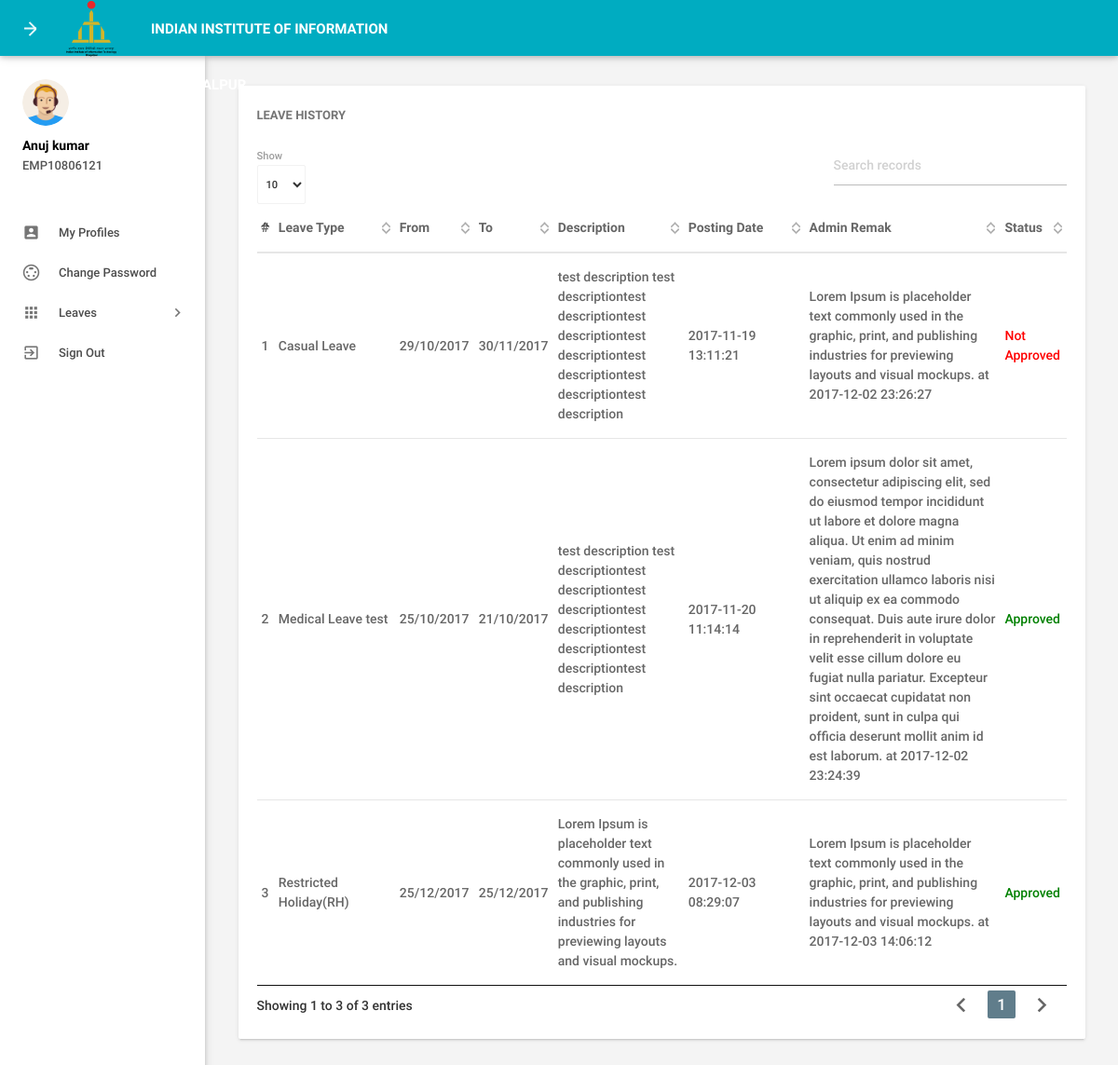
/leavehistory.php (signed in), run on the app's committed database.
### tables this page shows
CREATE TABLE IF NOT EXISTS `tblemployees` (
  `id` int(11) NOT NULL,
  `EmpId` varchar(100) NOT NULL,
  `FirstName` varchar(150) NOT NULL,
  `LastName` varchar(150) NOT NULL,
  `EmailId` varchar(200) NOT NULL,
  `Password` varchar(180) NOT NULL,
  `Gender` varchar(100) NOT NULL,
  `Dob` varchar(100) NOT NULL,
  `Department` varchar(255) NOT NULL,
  `Address` varchar(255) NOT NULL,
  `City` varchar(200) NOT NULL,
  `Country` varchar(150) NOT NULL,
  `Phonenumber` char(11) NOT NULL,
  `Status` int(1) NOT NULL,
  `RegDate` timestamp NOT NULL DEFAULT CURRENT_TIMESTAMP
);

CREATE TABLE IF NOT EXISTS `tblleaves` (
  `id` int(11) NOT NULL,
  `LeaveType` varchar(110) NOT NULL,
  `ToDate` varchar(120) NOT NULL,
  `FromDate` varchar(120) NOT NULL,
  `Description` mediumtext NOT NULL,
  `PostingDate` timestamp NOT NULL DEFAULT CURRENT_TIMESTAMP,
  `AdminRemark` mediumtext,
  `AdminRemarkDate` varchar(120) DEFAULT NULL,
  `Status` int(1) NOT NULL,
  `IsRead` int(1) NOT NULL,
  `empid` int(11) DEFAULT NULL
);

### leavehistory.php (the view, shortened to what this page needs)
<?php
include('includes/config.php');
if(strlen($_SESSION['emplogin'])==0)
    {
header('location:index.php');
}
else{
 ?>
<!DOCTYPE html>
<html lang="en">
    <head>
        <link type="text/css" rel="stylesheet" href="assets/plugins/materialize/css/materialize.min.css"/>
        <link href="assets/plugins/material-preloader/css/materialPreloader.min.css" rel="stylesheet">
        <link href="assets/plugins/datatables/css/jquery.dataTables.min.css" rel="stylesheet">
        <link href="assets/css/alpha.min.css" rel="stylesheet" type="text/css"/>
        <link href="assets/css/custom.css" rel="stylesheet" type="text/css"/>
    </head>
    <body>
       <?php include('includes/header.php');?>
       <?php include('includes/sidebar.php');?>
            <main class="mn-inner">
                <div class="row">
                    <div class="col s12 m12 l12">
                        <div class="card">
                            <div class="card-content">
                                <span class="card-title">Leave History</span>
                                <table id="example" class="display responsive-table ">
                                    <thead>
                                        <tr>
                                            <th>#</th>
                                            <th width="120">Leave Type</th>
                                            <th>From</th>
                                            <th>To</th>
                                             <th>Description</th>
                                             <th width="120">Posting Date</th>
                                            <th width="200">Admin Remak</th>
                                            <th>Status</th>
                                        </tr>
                                    </thead>
                                    <tbody>
<?php
$eid=$_SESSION['eid'];
$sql = "SELECT LeaveType,ToDate,FromDate,Description,PostingDate,AdminRemarkDate,AdminRemark,Status from tblleaves where empid=:eid";
$query = $dbh -> prepare($sql);
$query->bindParam(':eid',$eid,PDO::PARAM_STR);
$query->execute();
$results=$query->fetchAll(PDO::FETCH_OBJ);
$cnt=1;
if($query->rowCount() > 0)
{
foreach($results as $result)
{               ?>
                                        <tr>
                                            <td> <?php echo htmlentities($cnt);?></td>
                                            <td><?php echo htmlentities($result->LeaveType);?></td>
                                            <td><?php echo htmlentities($result->FromDate);?></td>
                                            <td><?php echo htmlentities($result->ToDate);?></td>
                                           <td><?php echo htmlentities($result->Description);?></td>
                                            <td><?php echo htmlentities($result->PostingDate);?></td>
                                            <td><?php if($result->AdminRemark=="")
                                            {
echo htmlentities('waiting for approval');
                                            } else
{
 echo htmlentities(($result->AdminRemark)." "."at"." ".$result->AdminRemarkDate);
}
                                            ?></td>
                                                                                 <td><?php $stats=$result->Status;
if($stats==1){
                                             ?>
                                                 <span style="color: green">Approved</span>
                                                 <?php } if($stats==2)  { ?>
                                                <span style="color: red">Not Approved</span>
                                                 <?php } if($stats==0)  { ?>
 <span style="color: blue">waiting for approval</span>
 <?php } ?>
                                             </td>
                                        </tr>
                                         <?php $cnt++;} }?>
                                    </tbody>
                                </table>
                            </div>
                        </div>
                    </div>
                </div>
            </main>
        </div>
        <div class="left-sidebar-hover"></div>
    </body>
</html>
<?php } ?>

### includes/header.php (shortened to what this page needs)
<div class="mn-content fixed-sidebar">
    <header class="mn-header navbar-fixed">
        <nav class="cyan darken-1">
            <div class="nav-wrapper row">
                <section class="material-design-hamburger navigation-toggle">
                    <a href="#" data-activates="slide-out" class="button-collapse show-on-large material-design-hamburger__icon">
                        <span class="material-design-hamburger__layer"></span>
                    </a>
                </section>
                <div class="header-title col s5">
                    <span class="chapter-title"><a href="index.php"><img src="150dpi.png" height=60px align="left"></a>&nbsp &nbsp&nbsp&nbsp&nbsp&nbsp&nbsp&nbsp&nbspINDIAN INSTITUTE OF INFORMATION TECHNOLOGY, &nbspBHAGALPUR</span>
                </div>
            </div>
        </nav>
    </header>

### includes/sidebar.php (shortened to what this page needs)
     <aside id="slide-out" class="side-nav white fixed">
                <div class="side-nav-wrapper">
                    <div class="sidebar-profile">
                        <div class="sidebar-profile-image">
                            <img src="assets/images/profile-image.png" class="circle" alt="">
                        </div>
                        <div class="sidebar-profile-info">
                    <?php
$eid=$_SESSION['eid'];
$sql = "SELECT FirstName,LastName,EmpId from  tblemployees where id=:eid";
$query = $dbh -> prepare($sql);
$query->bindParam(':eid',$eid,PDO::PARAM_STR);
$query->execute();
$results=$query->fetchAll(PDO::FETCH_OBJ);
if($query->rowCount() > 0)
{
foreach($results as $result)
{               ?>
                                <p><?php echo htmlentities($result->FirstName." ".$result->LastName);?></p>
                                <span><?php echo htmlentities($result->EmpId)?></span>
                         <?php }} ?>
                        </div>
                    </div>
                <ul class="sidebar-menu collapsible collapsible-accordion" data-collapsible="accordion">
  <li class="no-padding"><a class="waves-effect waves-grey" href="myprofile.php"><i class="material-icons">account_box</i>My Profiles</a></li>
  <li class="no-padding"><a class="waves-effect waves-grey" href="changepassword.php"><i class="material-icons">settings_input_svideo</i>Change Password</a></li>
                    <li class="no-padding">
                        <a class="collapsible-header waves-effect waves-grey"><i class="material-icons">apps</i>Leaves<i class="nav-drop-icon material-icons">keyboard_arrow_right</i></a>
                    </li>
  <li class="no-padding"><a class="waves-effect waves-grey" href="logout.php"><i class="material-icons">exit_to_app</i>Sign Out</a></li>
                </ul>
                </div>
            </aside>

### data on the page
tblemployees: FirstName+LastName "Anuj kumar", EmpId "EMP10806121"
tblleaves: LeaveType "Casual Leave", FromDate "29/10/2017", ToDate "30/11/2017", Description "test description test descriptiontest descriptiontest descriptiontest descriptiontest descriptiontest descriptiontest description", PostingDate "2017-11-19 13:11:21", AdminRemark+AdminRemarkDate "Lorem Ipsum is placeholder text commonly used in the graphic, print, and publishing industries for previewing layouts and visual mockups. at 2017-12-02 23:26:27", Status "Not Approved"
tblleaves: LeaveType "Medical Leave test", FromDate "25/10/2017", ToDate "21/10/2017", Description "test description test descriptiontest descriptiontest descriptiontest descriptiontest descriptiontest descriptiontest description", PostingDate "2017-11-20 11:14:14", AdminRemark+AdminRemarkDate "Lorem ipsum dolor sit amet, consectetur adipiscing elit, sed do eiusmod tempor incididunt ut labore et dolore magna aliqua. Ut enim ad minim veniam, quis nostrud exercitation ullamco laboris nisi ut aliquip ex ea commodo consequat. Duis aute irure dolor in reprehenderit in voluptate velit esse cillum dolore eu fugiat nulla pariatur. Excepteur sint occaecat cupidatat non proident, sunt in culpa qui officia deserunt mollit anim id est laborum. at 2017-12-02 23:24:39", Status "Approved"
tblleaves: LeaveType "Restricted Holiday(RH)", FromDate "25/12/2017", ToDate "25/12/2017", Description "Lorem Ipsum is placeholder text commonly used in the graphic, print, and publishing industries for previewing layouts and visual mockups.", PostingDate "2017-12-03 08:29:07", AdminRemark+AdminRemarkDate "Lorem Ipsum is placeholder text commonly used in the graphic, print, and publishing industries for previewing layouts and visual mockups. at 2017-12-03 14:06:12", Status "Approved"
